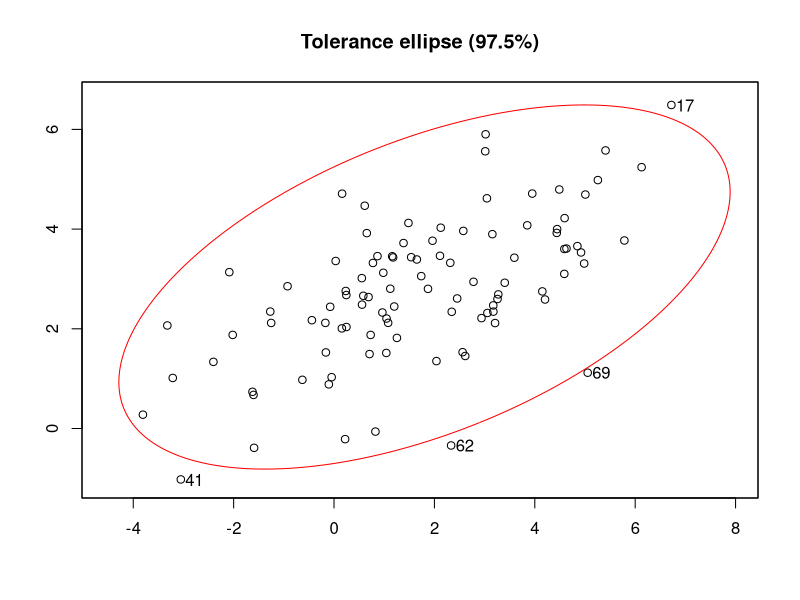
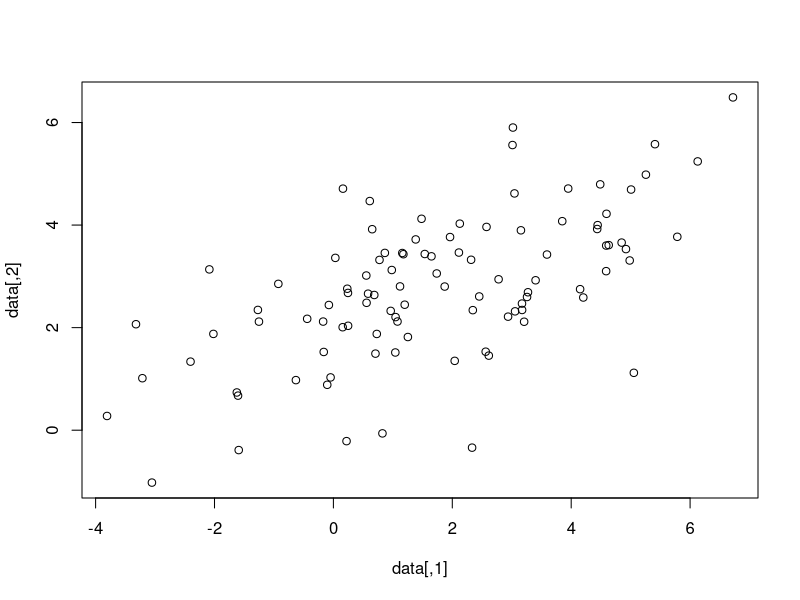

The R source for these figures, in order:
# Oefenzitting 2

# 1. Genereer random n = 100 gegevens uit een bivariate normale verdeling met
#    gemiddelde μ = (2,3)t, en varianties s11 = 5 en s22 = 2. Varieer de
#    covariantie s12 zodanig dat de correlatie tussen X1 en X2 achtereen-
#    volgens 0, 0.3, 0.6 en 0.9 is. Maak een scatterplot van elke situatie.

library(MASS)

sigma = function(correlatie) {
    s12 = sqrt(5)*sqrt(2)*correlatie
    return(matrix(c(5,s12,s12,2),ncol=2))
}

for(corr in c(0,0.3,0.6,0.9)){
    mvrnorm(100, mu=c(2,3), Sigma=sigma(corr))
}

data = mvrnorm(100, mu=c(2,3), Sigma=sigma(0.6))

# Gebruik vanaf nu steeds de data set met r12 = 0.6.

# 2. Toon aan (in R) dat deze correlatie overeenkomt met de covariantie
#    tussen de gestandaardiseerde gegevens.

standard = scale(data)
covar = cov(standard[,1], standard[,2])
print("Correlatie van de steekproef komt overeen met de correlatie in de populatie: 0.6")
print(paste("0.6 = ~",covar))

# 3. Illustreer dat het gemiddeldeende (empirische) covariantiematrix affien
#    equivariant zijn.

A = matrix(rexp(14, rate=.1),ncol=2,nrow=7)
d = rexp(7,rate=.1)

Xbar = apply(data, 2, FUN=mean)
Sx = cov(data)

Y = t(A%*%t(data) + d)
Ybar = A %*% Xbar + d
Sy = A %*% Sx %*% t(A)

print("Affiene equivariantie")
print("A*Xbar+d:")
#print(Ybar)
print("Ybar:")
#print(apply(Y,2,mean))
print(Ybar == apply(Y,2,mean))
print("A*Sx*At:")
#print(Sy)
print("Sy:")
#print(cov(Y))
print(Sy == cov(Y))

# 4. Illustreer dat de Mahalanobis afstanden affien invariant zijn.

print("Affiene equivariantie van mahalanobis afstanden")
#print(mahalanobis(data, center=Xbar, cov=Sx) == mahalanobis(Y, center=Ybar, cov=Sy))
print("    Error: singular...")

# 5. Gegeven een (n × p) data matrix X met covariantiematrix S, kunnen
#    we de gesfeerde data XS^−1/2 beschouwen.

# (a) Toon aan (door uitwerking) dat de Mahalanobis afstand tussen twee
#     observaties gelijk is aan de Euclidische afstand tussen de
#     overeenkomstige gesfeerde observaties.

###dE(x,y) = sqrt(((x-y)S^-1/2)t ((x-y)S^-1/2))
###        = sqrt(S^-1/2 (x-y)t (x-y) S^-1/2)
###        = ?

# (b) Beschouw opnieuw de bivariate data set. Maak een scatterplot van de
#     oorspronkelijke gegevens, de gestandaardiseerde gegevens en de
#     gesfeerde gegevens. Op de eerste figuur voeg je de
#     ‘tolerance ellipse’ toe:
#       {x; (x − μ)tΣ−1(x − μ) = c^2} met c = sqrt(χ^2_p,α).
#     Op de eerste figuur voeg je ook de tolerance ellips
#     toe, gebaseerd op de schattingen voor μ en Σ:
#       {x; (x − xbar)tS−1(x − xbar) = c^2}
#     Op de laatste figuur voeg je overeenkomstige ‘tolerance sphere’ toe.

library(robustbase)
tolEllipsePlot(data)
library(ellipse)
ellipse(Sx,centre=Xbar)
plot(data)
